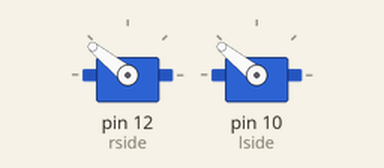
A sketch run on a simulated Arduino Uno, built with avr-gcc and run on an emulated ATmega328P. On the bench: 2 × servo.

Above: at 0.05 s.
At 5.05 s:
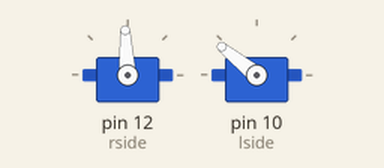
At 8.05 s:
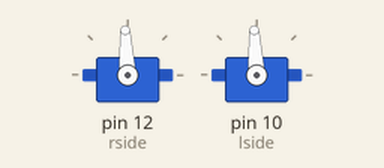
Timing chart, 0 to 10.5 s (numbered marks = the images above):
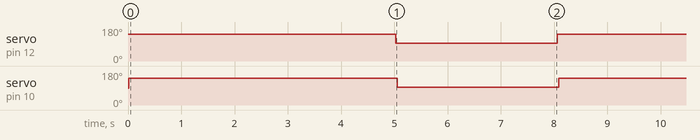

The sketch:

motor_test.ino
```cpp
#include <Arduino.h>

#include <Servo.h>

#define FORWARD 2000
#define BACKWARD 1000
#define STOP 1500

Servo rside;
Servo lside;


void setup(){
  rside.attach(12);
  lside.attach(10);
}

void loop(){
  rside.writeMicroseconds(FORWARD);
  delay(15);
  lside.writeMicroseconds(FORWARD);
  delay(15);
  delay(5000);

  rside.writeMicroseconds(STOP);
  delay(15);
  lside.writeMicroseconds(STOP);
  delay(15);
  delay(3000);
}
```

Measured:
- by itself, servo on pin 12 (rside), servo on pin 10 (lside): alternates 141° for 5.0 s and 93° for 3.0 s
